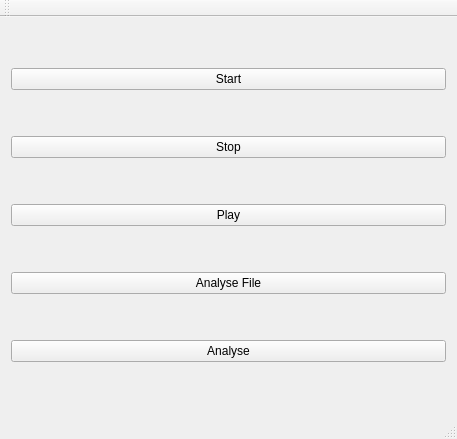
<?xml version="1.0" encoding="UTF-8"?>
<ui version="4.0">
 <class>MainWindow</class>
 <widget class="QMainWindow" name="MainWindow">
  <property name="geometry">
   <rect>
    <x>0</x>
    <y>0</y>
    <width>457</width>
    <height>439</height>
   </rect>
  </property>
  <property name="windowTitle">
   <string>MainWindow</string>
  </property>
  <widget class="QWidget" name="centralWidget">
   <layout class="QVBoxLayout" name="verticalLayout">
    <item>
     <widget class="QPushButton" name="buttonStart">
      <property name="text">
       <string>Start</string>
      </property>
     </widget>
    </item>
    <item>
     <widget class="QPushButton" name="buttonStop">
      <property name="text">
       <string>Stop</string>
      </property>
     </widget>
    </item>
    <item>
     <widget class="QPushButton" name="buttonPlay">
      <property name="text">
       <string>Play</string>
      </property>
     </widget>
    </item>
    <item>
     <widget class="QPushButton" name="buttonLoad">
      <property name="text">
       <string>Analyse File</string>
      </property>
     </widget>
    </item>
    <item>
     <widget class="QPushButton" name="buttonAnalyse">
      <property name="text">
       <string>Analyse</string>
      </property>
     </widget>
    </item>
   </layout>
  </widget>
  <widget class="QMenuBar" name="menuBar">
   <property name="geometry">
    <rect>
     <x>0</x>
     <y>0</y>
     <width>457</width>
     <height>22</height>
    </rect>
   </property>
  </widget>
  <widget class="QToolBar" name="mainToolBar">
   <attribute name="toolBarArea">
    <enum>TopToolBarArea</enum>
   </attribute>
   <attribute name="toolBarBreak">
    <bool>false</bool>
   </attribute>
  </widget>
  <widget class="QStatusBar" name="statusBar"/>
 </widget>
 <layoutdefault spacing="6" margin="11"/>
 <resources/>
 <connections/>
</ui>
